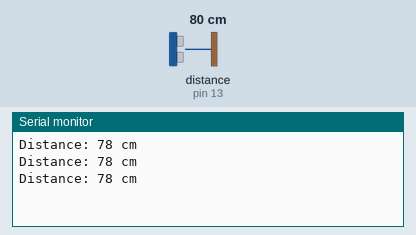
Simulated run of this sketch. Board: Arduino Uno, built with avr-gcc and run on an emulated ATmega328P. Parts: the last lines printed to the serial monitor. Wiring (inferred from the names in the program): ultrasonic range finder: trigger pin 12; echo pin 13. The inputs (shaded band) are chosen by the test bench; at power-on: distance to the obstacle (sensor on pin 13) 80 cm. The echo pulse lasts 58.3 µs per cm.

Above: at 1.3 s.
1.4 s: distance to the obstacle (sensor on pin 13) set to 2 cm
At 1.9 s:
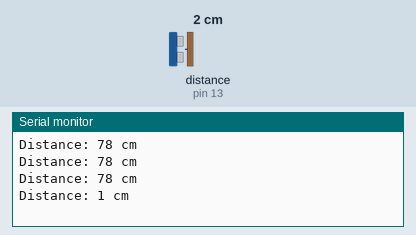
2.9 s: distance to the obstacle (sensor on pin 13) set to 4 cm
At 3.4 s:
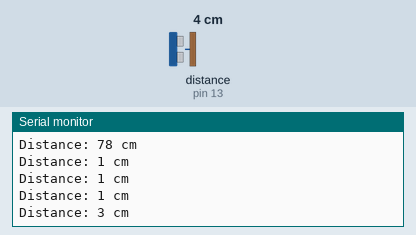
Timing chart, 0 to 5.9 s (numbered marks = the images above; inputs shaded):
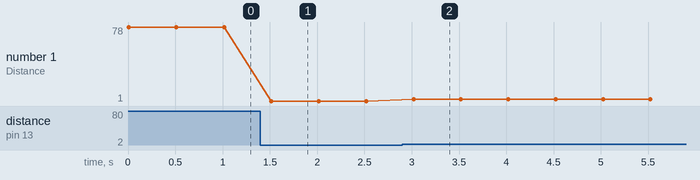

The sketch:

ultrasonic_sensor.ino
```cpp
const int trigPin = 12;
const int echoPin = 13;

void setup() {
  // Initialize serial communication
  Serial.begin(9600);

  // Set trigPin as output and echoPin as input
  pinMode(trigPin, OUTPUT);
  pinMode(echoPin, INPUT);
}

void loop() {
  // Clear the trigPin
  digitalWrite(trigPin, LOW);
  delayMicroseconds(2);

  // Send a 10-microsecond pulse to trigger
  digitalWrite(trigPin, HIGH);
  delayMicroseconds(10);
  digitalWrite(trigPin, LOW);

  // Read the echo time (in microseconds)
  long duration = pulseIn(echoPin, HIGH);

  // Calculate distance in cm (speed of sound = 34300 cm/s)
  int distance = duration * 0.034 / 2;

  // Print distance to the Serial Monitor
  Serial.print("Distance: ");
  Serial.print(distance);
  Serial.println(" cm");

  // Wait a bit before the next measurement
  delay(500);
}
```

Measured:
- after the input at 1.4 s, the serial monitor: prints a new line after 0.12 s (image 1)
- after the input at 2.9 s, the serial monitor: prints a new line after 0.12 s (image 2)
- plotted number 1: 78 → 1 after the input at 1.4 s, 1 → 3 after the input at 2.9 s
